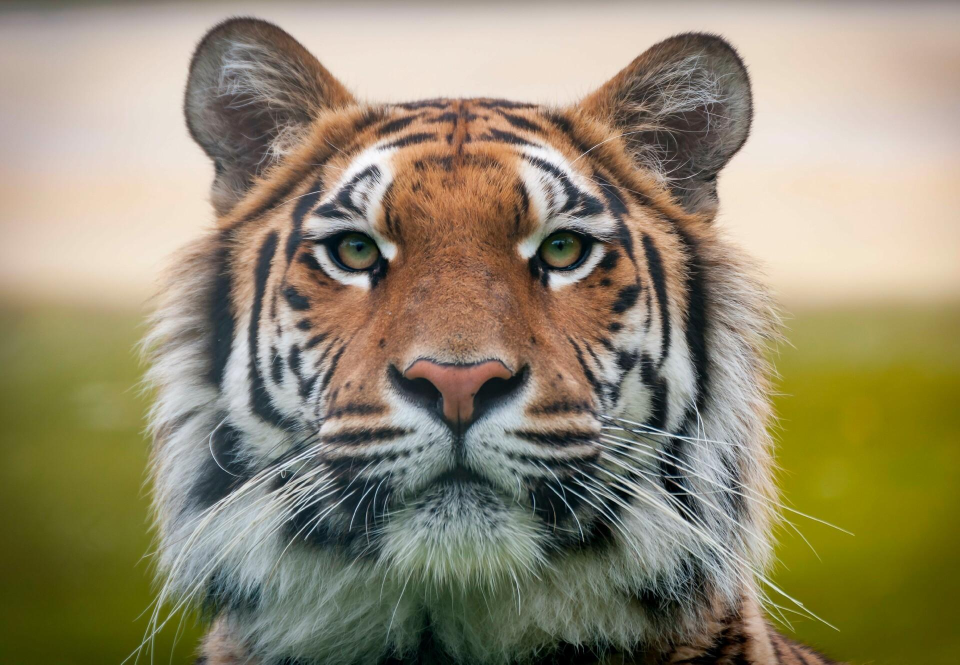
#> input picture 5th sem/Image/images/tiger.jpg, 1920 x 1329 px (shown at 1/2 size)
$ jupyter execute 1_Gray_level_slicing.ipynb
#> lines starting #> are read from the running program, lines starting #| are printed output that depends on the picture; after the words box and inside, x2 and y2 are one past the last pixel; in counts of white or black regions, pixels touching at a corner belong together
**Gray Level Slicing**

It is used to highlight a specific rangeof intensities in an image that might be of interest.

Two common approaches:

*   Set all the pixel values with a range of interest to one value (white) and all others to another value (black) produces a binary image.
*  Brighten(or darken) pixel values in a range of interest and leave all others unchanged.

It is useful highlighting features in an image.

<style>
    .jp-Notebook { background: white !important; color: black !important; }
    pre, code { background: white !important; color: black !important; }
</style>

[cell 1]
#import libraries
import numpy as np
from PIL import Image
import matplotlib.pyplot as plt

[cell 2]
#read the image
# reading image and converting to gray scale
img = Image.open('../images/tiger.jpg').convert('L')
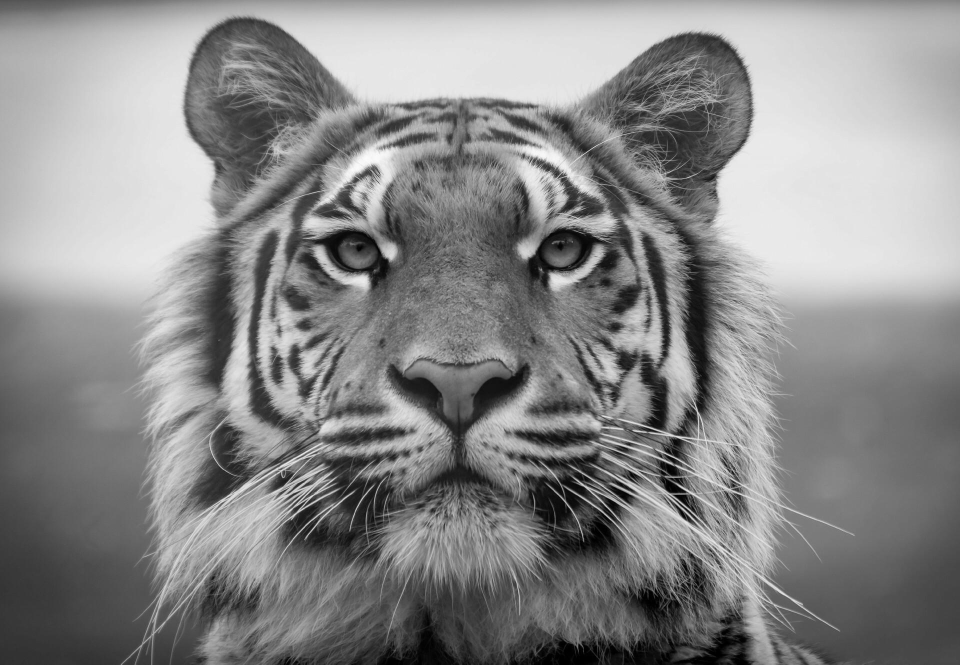
#> img: PIL image 1920x1329 L (shown at 1/2 size); min 0, max 254, mean 137.1
# display image
img

[cell 3]
img = img.resize((200,200), Image.Resampling.LANCZOS)
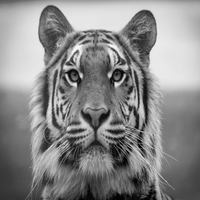
#> img: PIL image 200x200 L; min 0, max 250, mean 137.2
# convert to numpy array
numpy_image = np.array(img)

[cell 4]
numpy_image.shape
row = numpy_image.shape[0]
#> row = 200
column = numpy_image.shape[1]
#> column = 200

Set all the pixel values with a range of interest to one value (white) and all others to another value (black) produces a binary image.

[cell 5]
new_array = np.zeros(shape=(row,column))

[cell 6]
for i in range(row):
  for j in range(column):
    new_array[i][j] = numpy_image[i][j]

[cell 7]
new_array

[cell 8]
numpy_image

[cell 9]
for i in range(row):
  for j in range(column):
    if((numpy_image[i][j]>100)&(numpy_image[i][j]<150)):
      new_array[i][j] = 255
    else:
      new_array[i][j] = 0
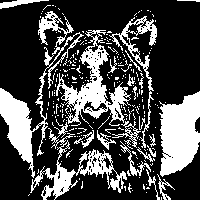
#> new_array: shape (200, 200) float64; 29.2% white; 243 white regions (219 under 20 px), largest, box (x1, y1, x2, y2) and area: (0, 11, 84, 178) 2514, (159, 91, 200, 177) 2510, (56, 30, 131, 126) 2175

[cell 10]
new_array

[cell 11]
gray_level_slicing_image = Image.fromarray(new_array)
gray_level_slicing_image = gray_level_slicing_image.convert("L")
gray_level_slicing_image

Brighten(or darken) pixel values in a range of interest and leave all others unchanged.

[cell 12]
new_array2 = np.zeros(shape=(row,column))

[cell 13]
for i in range(row):
  for j in range(column):
    if((numpy_image[i][j]>100)&(numpy_image[i][j]<150)):
      new_array2[i][j] = 0
    else:
      new_array2[i][j] = numpy_image[i][j]
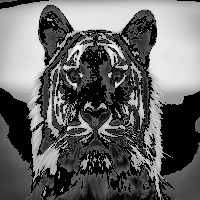
#> new_array2: shape (200, 200) float64; min 0, max 250, mean 101

[cell 14]
gray_level_slicing_image2 = Image.fromarray(new_array2)
gray_level_slicing_image2 = gray_level_slicing_image2.convert("L")
#> gray_level_slicing_image2: PIL image 200x200 L
gray_level_slicing_image2
